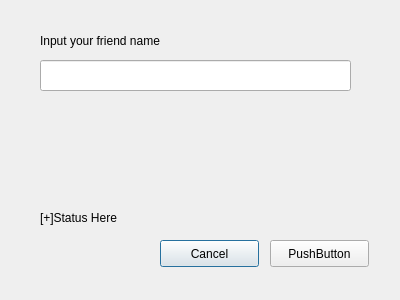
<?xml version="1.0" encoding="UTF-8"?>
<ui version="4.0">
 <class>addfDialog</class>
 <widget class="QDialog" name="addfDialog">
  <property name="geometry">
   <rect>
    <x>0</x>
    <y>0</y>
    <width>400</width>
    <height>300</height>
   </rect>
  </property>
  <property name="windowTitle">
   <string>Dialog</string>
  </property>
  <widget class="QLabel" name="label">
   <property name="geometry">
    <rect>
     <x>40</x>
     <y>30</y>
     <width>201</width>
     <height>21</height>
    </rect>
   </property>
   <property name="text">
    <string>Input your friend name</string>
   </property>
  </widget>
  <widget class="QLabel" name="statusLabel">
   <property name="geometry">
    <rect>
     <x>40</x>
     <y>210</y>
     <width>121</width>
     <height>16</height>
    </rect>
   </property>
   <property name="text">
    <string>[+]Status Here</string>
   </property>
  </widget>
  <widget class="QLineEdit" name="frinameEdit">
   <property name="geometry">
    <rect>
     <x>40</x>
     <y>60</y>
     <width>311</width>
     <height>31</height>
    </rect>
   </property>
  </widget>
  <widget class="QPushButton" name="cancelBtn">
   <property name="geometry">
    <rect>
     <x>160</x>
     <y>240</y>
     <width>99</width>
     <height>27</height>
    </rect>
   </property>
   <property name="text">
    <string>Cancel</string>
   </property>
   <property name="autoDefault">
    <bool>false</bool>
   </property>
   <property name="default">
    <bool>true</bool>
   </property>
  </widget>
  <widget class="QPushButton" name="okokbtn">
   <property name="geometry">
    <rect>
     <x>270</x>
     <y>240</y>
     <width>99</width>
     <height>27</height>
    </rect>
   </property>
   <property name="text">
    <string>PushButton</string>
   </property>
   <property name="autoDefault">
    <bool>false</bool>
   </property>
   <property name="default">
    <bool>false</bool>
   </property>
  </widget>
 </widget>
 <resources/>
 <connections/>
</ui>
